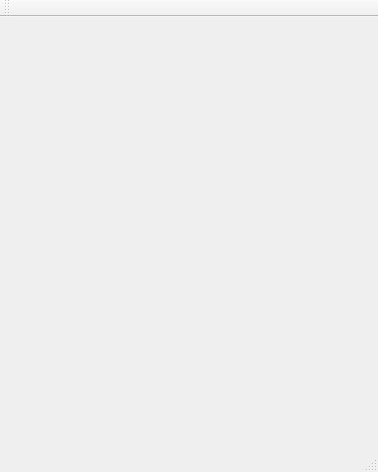
<?xml version="1.0" encoding="UTF-8"?>
<ui version="4.0">
 <class>MainWindow</class>
 <widget class="QMainWindow" name="MainWindow">
  <property name="geometry">
   <rect>
    <x>0</x>
    <y>0</y>
    <width>378</width>
    <height>472</height>
   </rect>
  </property>
  <property name="windowTitle">
   <string>MainWindow</string>
  </property>
  <widget class="QWidget" name="centralWidget"/>
  <widget class="QMenuBar" name="menuBar">
   <property name="geometry">
    <rect>
     <x>0</x>
     <y>0</y>
     <width>378</width>
     <height>22</height>
    </rect>
   </property>
  </widget>
  <widget class="QToolBar" name="mainToolBar">
   <attribute name="toolBarArea">
    <enum>TopToolBarArea</enum>
   </attribute>
   <attribute name="toolBarBreak">
    <bool>false</bool>
   </attribute>
  </widget>
  <widget class="QStatusBar" name="statusBar"/>
 </widget>
 <layoutdefault spacing="6" margin="11"/>
 <resources/>
 <connections/>
</ui>
